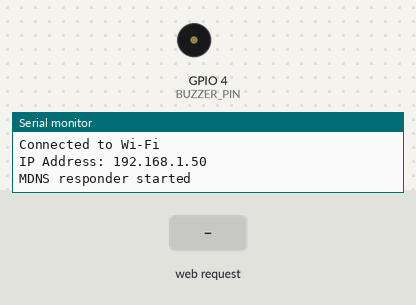
A sketch run on a simulated ESP32. Shown: buzzer (waves = sounding), the last lines printed to the serial monitor. The test bench sets the inputs (shaded band). WiFi joins after 1.5 s; servers stay silent unless stated.

Above: at 4.2 s.
4.3 s: HTTP request GET /happy received
At 5.4 s:
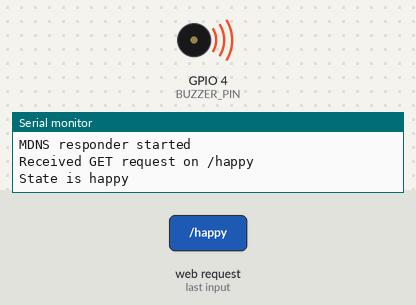
8.8 s: HTTP request GET /neutral received
At 13.8 s:
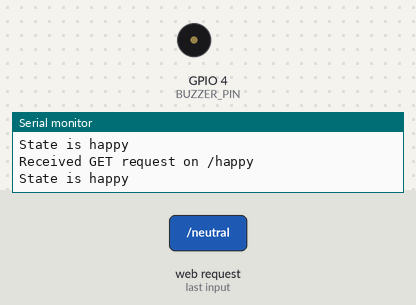
Timing chart, 0 to 15.3 s (numbered marks = the images above; inputs shaded):
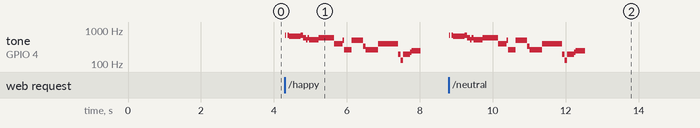

Measured:
- after the input at 4.3 s, tone on GPIO 4 (BUZZER_PIN): plays 698 Hz for 0.03 s, 698 Hz for 0.05 s, 659 Hz for 0.32 s, 698 Hz for 0.07 s, 587 Hz for 0.08 s, 523 Hz for 0.05 s … (21 notes in this stretch), starting at once
- after the input at 8.8 s, tone on GPIO 4 (BUZZER_PIN): plays 698 Hz for 0.03 s, 698 Hz for 0.05 s, 659 Hz for 0.32 s, 698 Hz for 0.07 s, 587 Hz for 0.08 s, 523 Hz for 0.05 s … (21 notes in this stretch), starting at once

The sketch:

esp32_wifi_buzzer.ino
```cpp
#include <WiFi.h>
#include <ESPAsyncWebServer.h>
#include <ESPmDNS.h>

#define BUZZER_PIN 4
#define LEDC_CHANNEL 0
#define LEDC_FREQ 1000
#define C5 523
#define D5 587
#define F5 698
#define E5 659
#define B4 494
#define C4 261
#define E4 329
#define G4 392
#define A3 220
#define B3 247
#define C3 130
#define G3 196

const char* ssid = "";
const char* password = "";
int globalState = 0;

AsyncWebServer server(80);

// put your setup code here, to run once:
void setup()
{
  // Initialize LEDC for PWM
  ledcSetup(LEDC_CHANNEL, LEDC_FREQ, 10);
  ledcAttachPin(BUZZER_PIN, LEDC_CHANNEL);
  pinMode(BUZZER_PIN, OUTPUT);

  Serial.begin(115200);
  delay(1000);

  // Connect to Wi-Fi (Hotspot)
  WiFi.begin(ssid);
  while (WiFi.status() != WL_CONNECTED)
  {
    delay(1000);
    Serial.println("Connecting to Wi-Fi...");
  }

  Serial.println("Connected to Wi-Fi");
  Serial.print("IP Address: ");
  Serial.println(WiFi.localIP());

  // Initialize mDNS
  if (!MDNS.begin("shellhacksesp"))
  {
    Serial.println("Error setting up MDNS responder!");
  }
  else
  {
    Serial.println("MDNS responder started");
  }

  server.on("/happy", HTTP_GET, [](AsyncWebServerRequest *request){
    getHappy();
    request->send(200, "text/plain", "Happy state received.");
  });

  server.on("/sad", HTTP_GET, [](AsyncWebServerRequest *request){
    getSad();
    request->send(200, "text/plain", "Sad state received.");
  });

  server.on("/angry", HTTP_GET, [](AsyncWebServerRequest *request){
    getAngry();
    request->send(200, "text/plain", "Angry state received.");
  });

  server.on("/neutral", HTTP_GET, [](AsyncWebServerRequest *request){
    getHappy();
    request->send(200, "text/plain", "Neutral state received.");
  });

  server.begin();

  MDNS.addService("http", "tcp", 80);
}

// put your main code here, to run repeatedly:
void loop()
{
  switch (globalState)
  {
    case 1:
      marioDeath();
      globalState = 0;
  }

}

void getHappy()
{
  Serial.println("Received GET request on /happy");

  globalState = 1;

  Serial.println("State is happy");
}

void getSad()
{
  Serial.println("Received GET request on /sad");

  globalState = 2;

  Serial.println("State is sad");
}

void getAngry()
{
  Serial.println("Received GET request on /angry");

  globalState = 3;

  Serial.println("State is sad");
}

void getNeutral()
{
  Serial.println("Received GET request on /neutral");

  globalState = 1;

  Serial.println("State is neutral");
}

void marioDeath()
{
  int dash = 3000 / 88;

  tone(BUZZER_PIN, F5);
  delay(dash);
  noTone(BUZZER_PIN);
  delay(dash);
  fade(F5, dash * 2, 255);
  fade(E5, dash * 14, 255);
  fade(F5, dash * 3, 255);
  tone(BUZZER_PIN, D5);
  delay(dash);
  fade(D5, dash * 2, 255);
  fade(C5, dash * 2, 255);
  fade(D5, dash * 2, 255);
  fade(C5, dash * 11, 255);
  fade(D5, dash * 19, 255);
  fade(G4, dash * 10, 255);
  fade(B4, dash * 2, 255);
  fade(C4, dash * 9, 255);
  fade(B4, dash * 14, 255);
  fade(E4, dash * 3, 255);
  tone(BUZZER_PIN, E4);
  fade(C4, dash * 15, 255);
  fade(G4, dash * 24, 255);
  fade(G3, dash * 3, 255);
  fade(C3, dash * 3, 255);
  fade(G3, dash * 5, 255);
  tone(BUZZER_PIN, G3);
  delay(dash);
  fade(G3, dash * 2, 255);
  fade(A3, dash * 2, 255);
  fade(B3, dash * 11, 255);
}

void fade(int note, int fade, int volume)
{
  tone(BUZZER_PIN, note);
  delay(2 * fade/3);

  for (int i = 0; i <= fade/3; i++)
  {
    analogWrite(BUZZER_PIN, volume);
    volume = map(i, 0, fade/3, 255, 0);
  }

  noTone(BUZZER_PIN);
}
```
